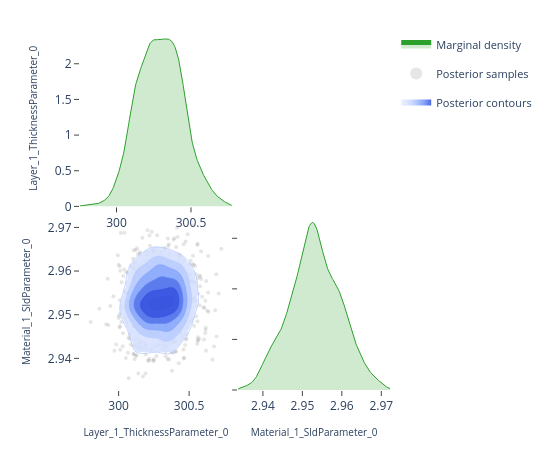

Write notebook code for a chart like this one.
### Code cell
# ---- Pairwise focus: thickness vs SLD ---------------------------------------
# A 2-parameter corner plot zooms in on the joint posterior for a specific
# pair.  This is the same view the EasyReflectometryApp's "2D Heatmap"
# sub-tab uses to inspect parameter degeneracies.


params_of_interest = ['Layer_1_ThicknessParameter_0', 'Material_1_SldParameter_0']
idx = [posterior.param_names.index(p) for p in params_of_interest]
subset_draws = np.asarray(posterior.draws)[:, idx]

fig = plot_corner(subset_draws, params_of_interest)
fig.show()

### Figure 1 — Plotly figure (JSON) as saved in the notebook; plotly's stock layout.template omitted (floating-point values rounded to 4 significant figures; data arrays with more than 128 entries replaced by an {"elided": "..."} marker saying what was removed)
{"data": [{"fill": "tozeroy", "fillcolor": "rgba(44, 160, 44, 0.22)", "hoverinfo": "skip", "legendgroup": "marginal", "line": {"color": "rgb(44, 160, 44)", "width": 1}, "mode": "lines", "name": "Marginal density", "showlegend": true, "type": "scatter", "x": {"elided": "256 float values"}, "xaxis": "x", "y": {"elided": "256 float values"}, "yaxis": "y"}, {"hoverinfo": "skip", "legendgroup": "scatter", "marker": {"color": "rgba(140, 140, 140, 0.22)", "size": 4}, "mode": "markers", "name": "Posterior samples", "showlegend": true, "type": "scatter", "x": {"elided": "800 float values"}, "xaxis": "x3", "y": {"elided": "800 float values"}, "yaxis": "y3", "zorder": 0}, {"colorscale": [[0.0, "rgba(224, 233, 255, 0.62)"], [0.35, "rgba(183, 203, 255, 0.70)"], [0.6, "rgba(138, 169, 252, 0.78)"], [0.82, "rgba(96, 131, 242, 0.84)"], [1.0, "rgba(58, 86, 224, 0.90)"]], "connectgaps": false, "contours": {"coloring": "fill", "end": 143.0, "showlabels": false, "showlines": false, "size": 22.57, "start": 30.1}, "hoverinfo": "skip", "legendgroup": "contour", "name": "Posterior contours", "showlegend": true, "showscale": false, "type": "contour", "x": [299.8, 299.8, 299.8, 299.8, 299.8, 299.8, 299.8, 299.8, 299.9, 299.9, 299.9, 299.9, 299.9, 299.9, 299.9, 299.9, 300.0, 300.0, 300.0, 300.0, 300.0, 300.0, 300.0, 300.1, 300.1, 300.1, 300.1, 300.1, 300.1, 300.1, 300.1, 300.2, 300.2, 300.2, 300.2, 300.2, 300.2, 300.2, 300.2, 300.3, 300.3, 300.3, 300.3, 300.3, 300.3, 300.3, 300.3, 300.4, 300.4, 300.4, 300.4, 300.4, 300.4, 300.4, 300.5, 300.5, 300.5, 300.5, 300.5, 300.5, 300.5, 300.5, 300.6, 300.6, 300.6, 300.6, 300.6, 300.6, 300.6, 300.6, 300.7, 300.7, 300.7, 300.7, 300.7, 300.7, 300.7, 300.7, 300.8, 300.8], "xaxis": "x3", "y": [2.934, 2.934, 2.935, 2.935, 2.936, 2.936, 2.937, 2.937, 2.938, 2.938, 2.939, 2.939, 2.94, 2.94, 2.941, 2.941, 2.942, 2.942, 2.942, 2.943, 2.943, 2.944, 2.944, 2.945, 2.945, 2.946, 2.946, 2.947, 2.947, 2.948, 2.948, 2.949, 2.949, 2.95, 2.95, 2.951, 2.951, 2.952, 2.952, 2.953, 2.953, 2.954, 2.954, 2.955, 2.955, 2.956, 2.956, 2.957, 2.957, 2.958, 2.958, 2.959, 2.959, 2.96, 2.96, 2.961, 2.961, 2.961, 2.962, 2.962, 2.963, 2.963, 2.964, 2.964, 2.965, 2.965, 2.966, 2.966, 2.967, 2.967, 2.968, 2.968, 2.969, 2.969, 2.97, 2.97, 2.971, 2.971, 2.972, 2.972], "yaxis": "y3", "z": {"elided": "80x80 float values"}, "zmax": 143.0, "zmin": 30.1, "zorder": 1}, {"colorscale": [[0.0, "rgba(183, 203, 255, 0.94)"], [0.35, "rgba(183, 203, 255, 0.94)"], [0.35, "rgba(138, 169, 252, 0.95)"], [0.6, "rgba(138, 169, 252, 0.95)"], [0.6, "rgba(96, 131, 242, 0.96)"], [0.82, "rgba(96, 131, 242, 0.96)"], [0.82, "rgba(58, 86, 224, 0.98)"], [1.0, "rgba(58, 86, 224, 0.98)"]], "contours": {"coloring": "lines", "end": 143.0, "showlabels": false, "size": 22.57, "start": 30.1}, "hoverinfo": "skip", "legendgroup": "contour", "line": {"width": 0.9}, "showlegend": false, "showscale": false, "type": "contour", "x": [299.8, 299.8, 299.8, 299.8, 299.8, 299.8, 299.8, 299.8, 299.9, 299.9, 299.9, 299.9, 299.9, 299.9, 299.9, 299.9, 300.0, 300.0, 300.0, 300.0, 300.0, 300.0, 300.0, 300.1, 300.1, 300.1, 300.1, 300.1, 300.1, 300.1, 300.1, 300.2, 300.2, 300.2, 300.2, 300.2, 300.2, 300.2, 300.2, 300.3, 300.3, 300.3, 300.3, 300.3, 300.3, 300.3, 300.3, 300.4, 300.4, 300.4, 300.4, 300.4, 300.4, 300.4, 300.5, 300.5, 300.5, 300.5, 300.5, 300.5, 300.5, 300.5, 300.6, 300.6, 300.6, 300.6, 300.6, 300.6, 300.6, 300.6, 300.7, 300.7, 300.7, 300.7, 300.7, 300.7, 300.7, 300.7, 300.8, 300.8], "xaxis": "x3", "y": [2.934, 2.934, 2.935, 2.935, 2.936, 2.936, 2.937, 2.937, 2.938, 2.938, 2.939, 2.939, 2.94, 2.94, 2.941, 2.941, 2.942, 2.942, 2.942, 2.943, 2.943, 2.944, 2.944, 2.945, 2.945, 2.946, 2.946, 2.947, 2.947, 2.948, 2.948, 2.949, 2.949, 2.95, 2.95, 2.951, 2.951, 2.952, 2.952, 2.953, 2.953, 2.954, 2.954, 2.955, 2.955, 2.956, 2.956, 2.957, 2.957, 2.958, 2.958, 2.959, 2.959, 2.96, 2.96, 2.961, 2.961, 2.961, 2.962, 2.962, 2.963, 2.963, 2.964, 2.964, 2.965, 2.965, 2.966, 2.966, 2.967, 2.967, 2.968, 2.968, 2.969, 2.969, 2.97, 2.97, 2.971, 2.971, 2.972, 2.972], "yaxis": "y3", "z": {"elided": "80x80 float values"}, "zmax": 143.0, "zmin": 30.1, "zorder": 2}, {"fill": "tozeroy", "fillcolor": "rgba(44, 160, 44, 0.22)", "hoverinfo": "skip", "legendgroup": "marginal", "line": {"color": "rgb(44, 160, 44)", "width": 1}, "mode": "lines", "name": "Marginal density", "showlegend": false, "type": "scatter", "x": {"elided": "256 float values"}, "xaxis": "x4", "y": {"elided": "256 float values"}, "yaxis": "y4"}], "layout": {"height": 450, "legend": {"font": {"size": 11}, "itemsizing": "constant", "orientation": "v", "x": 1.02, "xanchor": "left", "y": 1.0, "yanchor": "top"}, "margin": {"b": 60, "l": 80, "r": 160, "t": 30}, "plot_bgcolor": "white", "showlegend": true, "width": 550, "xaxis": {"anchor": "y", "domain": [0.0, 0.49], "showgrid": false, "ticks": "outside", "zeroline": false}, "xaxis2": {"anchor": "y2", "domain": [0.51, 1.0], "showgrid": false, "ticks": "outside", "visible": false, "zeroline": false}, "xaxis3": {"anchor": "y3", "domain": [0.0, 0.49], "showgrid": false, "ticks": "outside", "title": {"font": {"size": 10}, "text": "Layer_1_ThicknessParameter_0"}, "zeroline": false}, "xaxis4": {"anchor": "y4", "domain": [0.51, 1.0], "showgrid": false, "ticks": "outside", "title": {"font": {"size": 10}, "text": "Material_1_SldParameter_0"}, "zeroline": false}, "yaxis": {"anchor": "x", "domain": [0.51, 1.0], "showgrid": false, "ticks": "outside", "title": {"font": {"size": 10}, "text": "Layer_1_ThicknessParameter_0"}, "zeroline": false}, "yaxis2": {"anchor": "x2", "domain": [0.51, 1.0], "showgrid": false, "ticks": "outside", "visible": false, "zeroline": false}, "yaxis3": {"anchor": "x3", "domain": [0.0, 0.49], "showgrid": false, "ticks": "outside", "title": {"font": {"size": 10}, "text": "Material_1_SldParameter_0"}, "zeroline": false}, "yaxis4": {"anchor": "x4", "domain": [0.0, 0.49], "showgrid": false, "showticklabels": false, "ticks": "outside", "zeroline": false}}}
